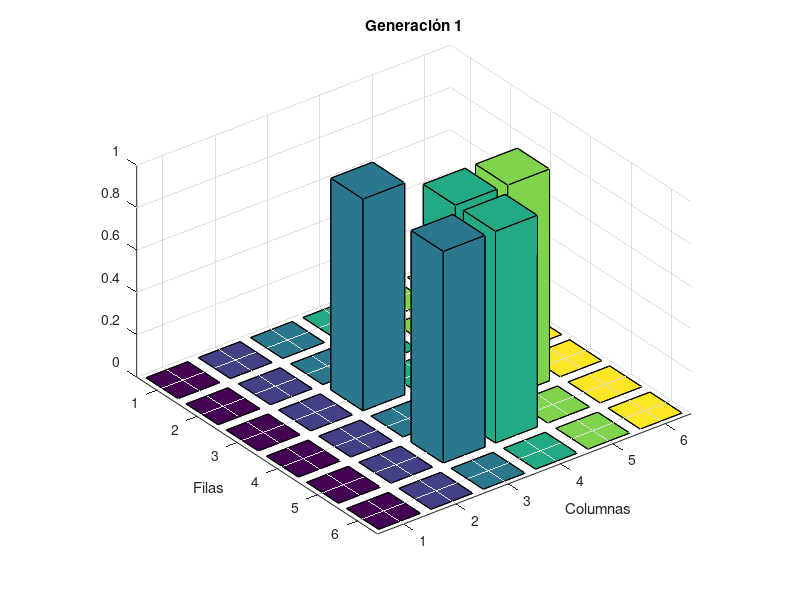

This figure's MATLAB source: (Note: this script raises an error after producing the figure.)
% =========================== PUNTO 1 =====================================
% Limpia la ventana de comandos y borra las variables existentes
clc, clear;

% Define el numero iteraciones
ciclo = 5;

% Inicializa una matriz 6x6 de ceros
m = zeros(6);

% Se definen las casillas negras iniciales de t=1
m(3,3)=1;
m(4,4)=1;
m(4,5)=1;
m(3,3)=1;
m(4,5)=1;
m(5,4)=1;
m(5,3)=1;

% Realiza un bucle for con la cantidad de iteraciones y crea un grafico
figure;
for i = 1:ciclo
     m
     bar3(m);
     title(['Generación ', num2str(i)]);
     xlabel('Columnas');
     ylabel('Filas');
     pause(3)
     m = Generacion(m); % Llama a la funcion Generacion
end

% =========================== PUNTO 2 =====================================


%En esta primera parte establecemos las condicones iniciales para el
%sistema
n=10
s=0
p=10
a=0.8
b= 0.2
c= 0.4
d= 20
i= 1
%creamos un condicional para incrementar el indice
for i=1:n
%s represente las semillas producidas, i es el año, d la cantidad de
%semillas al final de cada año y p la cantidad de plantas en cada
%generación
s(i+1)=d* p(i)
%Para esta segunda ecuación tnemos encuenta también a que representa las
%semillas que germinan en el año n y las semillas que germinan en el año
%n+1
p(i+1)=a*c*s(i+1)+b*c*(i)
end
%Tambien tenecmos en cuenta que el aumento del índice o del año
% esta limitado hasta n, que es el año 10 por el que se pregunta en el
% problema
plot(s)
figure
plot(p)

% =========================== PUNTO 1 =====================================

% Función para calcular la siguiente generación
function [m] = Generacion(m)
    [a,b] = size(m);
    % Crea una copia de la matriz original
    for i = 1:a
         for j = 1:b
         c(i,j) = m(i,j);
         end
    end
    
    % Recorre la matriz original para aplicar las reglas de las casillas
    for i = 1:a
         for j = 1:b
             n = vecinos(c,i,j); % Calcula el número de vecinos negros
             if (c(i,j)== 1) && (n == 3)
               m(i,j) = 1; % Casilla negra con 3 vecinos negros
            end
            
            if (c(i,j)== 1) && (n == 2)
               m(i,j) = 1; % Casilla negra con 2 vecinos vivos
            end
            
            if (c(i,j)== 1) && (n < 2)
               m(i,j) = 0; % Casilla negra con menos de 2 vecinos -> blanca
            end
            
            if (c(i,j)== 1) && (n > 3)
               m(i,j) = 0; % Casilla negra con mas de 3 vecinos -> blanca
            end
            
            if (c(i,j)== 0) && (n == 3)
               m(i,j) = 1; % Casilla blanca con 3 vecinos negras -> negra
            end

         end
    end
end

% Funcion para contar el número de vecinos negras
function n = vecinos(m,x,y)
    [a,b] = size(m);
    n = 0;
    for i = x-1:x+1
         for j = y-1:y+1
             if (i>=1) && (i<=a) && (j>=1) && (j<=b) && ~((i==x) && (j==y))
                 if m(i,j) == 1
                    n = n + 1; % Incrementa el contador de vecinos negros
                 end
             end
         end
    end
end
